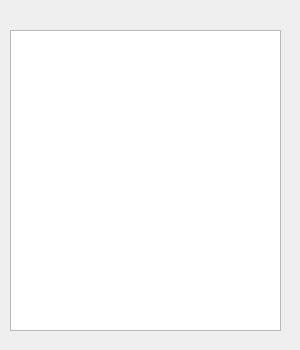
<?xml version="1.0" encoding="UTF-8"?>
<ui version="4.0">
 <class>logsForm</class>
 <widget class="QWidget" name="logsForm">
  <property name="geometry">
   <rect>
    <x>0</x>
    <y>0</y>
    <width>300</width>
    <height>350</height>
   </rect>
  </property>
  <property name="windowTitle">
   <string>更新日志</string>
  </property>
  <widget class="QPlainTextEdit" name="plainTextEdit">
   <property name="geometry">
    <rect>
     <x>10</x>
     <y>30</y>
     <width>271</width>
     <height>301</height>
    </rect>
   </property>
   <property name="readOnly">
    <bool>true</bool>
   </property>
  </widget>
 </widget>
 <resources/>
 <connections/>
</ui>
